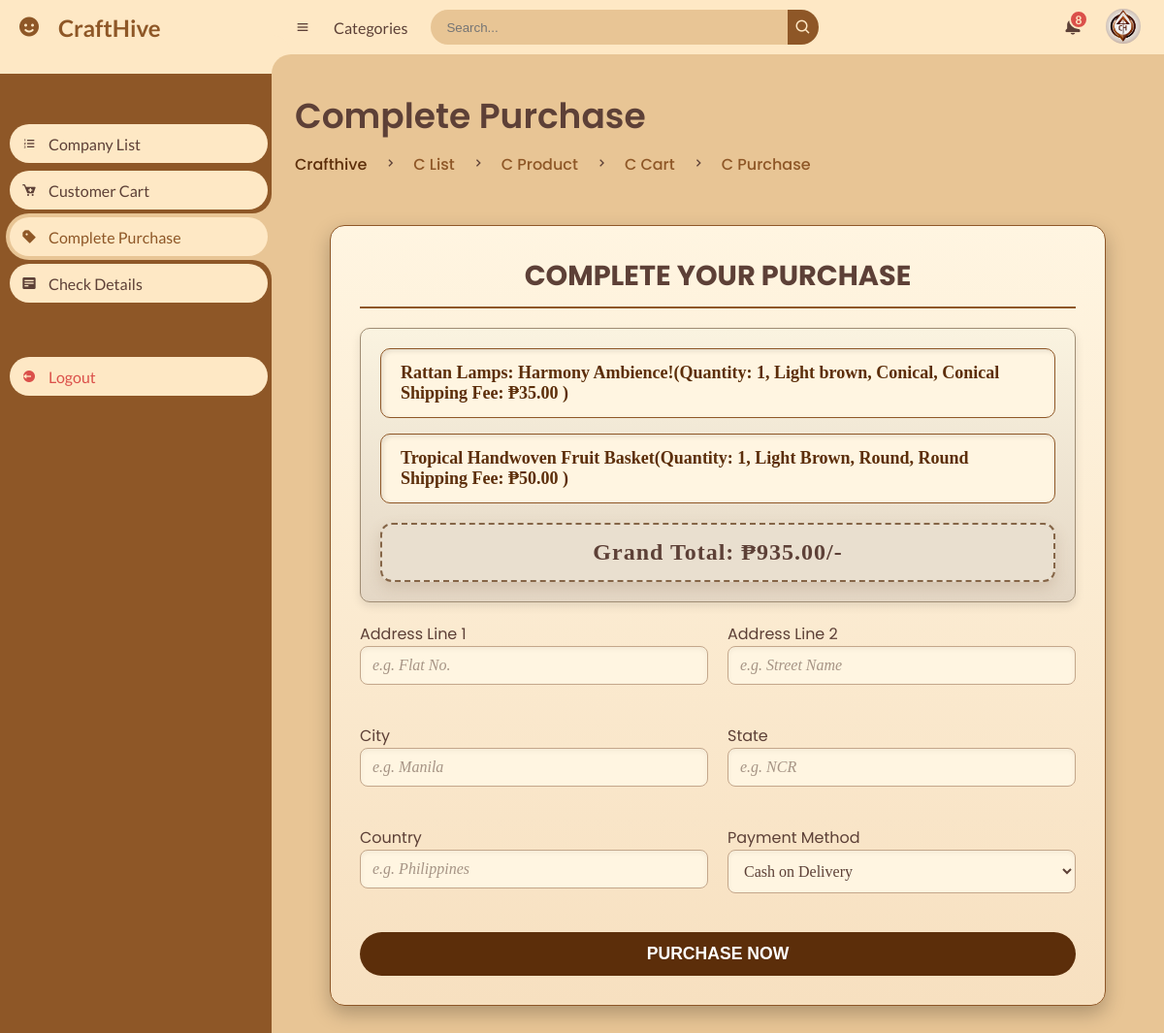
The page /craft_opening/craft_buyer/checkout.php (signed in) on the database its author committed.
### tables this page shows
CREATE TABLE `cart` (
  `cart_id` int(11) NOT NULL,
  `cart_unique_id` int(11) DEFAULT NULL,
  `buyer_id` int(11) NOT NULL,
  `product_id` int(11) NOT NULL,
  `seller_id` int(11) NOT NULL,
  `company_rep_id` varchar(255) DEFAULT NULL,
  `delivery_id` int(11) DEFAULT NULL,
  `buyer_name` varchar(50) DEFAULT NULL,
  `delivery_name` varchar(255) DEFAULT NULL,
  `product_name` varchar(255) NOT NULL,
  `seller_name` varchar(50) DEFAULT NULL,
  `price` decimal(10,2) NOT NULL,
  `image` varchar(255) DEFAULT NULL,
  `quantity` int(11) NOT NULL DEFAULT 1,
  `size` varchar(100) DEFAULT NULL,
  `color` varchar(100) DEFAULT NULL,
  `shape` varchar(100) DEFAULT NULL,
  `stocks` int(11) DEFAULT NULL,
  `shipping_fee` int(11) DEFAULT NULL,
  `created_at` timestamp NOT NULL DEFAULT current_timestamp(),
  `updated_at` timestamp NOT NULL DEFAULT current_timestamp() ON UPDATE current_timestamp()
);

### craft_opening/craft_buyer/checkout.php (the view, shortened to what this page needs)
<?php
@include '../connection/connect.php';
?>
<!DOCTYPE html>
<html lang="en">
<head>
  <link rel="stylesheet" href="https://cdnjs.cloudflare.com/ajax/libs/font-awesome/6.0.0/css/all.min.css">
   <link href='https://unpkg.com/boxicons@2.0.9/css/boxicons.min.css' rel='stylesheet'>
   <link rel="stylesheet" href="../../css/design.css">
<link rel="stylesheet" href="checkout.css">
</head>
<body>
<section id="sidebar">
		<a href="#" class="brand">
			<i class='bx bxs-smile'></i>
			<span class="text">CraftHive</span>
		</a>
		<ul class="side-menu top">
			<li>
				<a href="company.php">
					<i class='bx bx-list-ol' ></i>
					<span class="text">Company List</span>
				</a>
			</li>
			<li>
				<a href="cart.php">
					<i class='bx bxs-cart-add' ></i>
					<span class="text">Customer Cart</span>
				</a>
			</li>
			<li class="active">
				<a href="checkout.php">
					<i class='bx bxs-purchase-tag-alt' ></i>
					<span class="text">Complete Purchase </span>
				</a>
			</li>
			<li>
				<a href="order.php">
					<i class='bx bxs-detail' ></i>
					<span class="text">Check Details</span>
				</a>
			</li>
		</ul>
		<ul class="side-menu">
			<li>
				<a href="logout.php" class="logout">
					<i class='bx bxs-log-out-circle' ></i>
					<span class="text">Logout</span>
				</a>
			</li>
		</ul>
	</section>
	<section id="content">
		<nav>
			<i class='bx bx-menu' ></i>
			<a href="#" class="nav-link">Categories</a>
			<form action="#">
				<div class="form-input">
					<input type="search" placeholder="Search...">
					<button type="submit" class="search-btn"><i class='bx bx-search' ></i></button>
				</div>
			</form>
			<a href="#" class="notification">
				<span class="num">8</span>
			</a>
            <a href="#" class="profile">
    <img src="../uploaded_profile/CH-logo.png" alt="Profile Image">
</a>
		</nav>
		<main>
        <div class="head-title">
				<div class="left">
                <h1>Complete Purchase</h1>
					<ul class="breadcrumb">
						<li>
							<a href="company.php">Crafthive</a>
						</li>
						<li><i class='bx bx-chevron-right' ></i></li>
						<li>
							<a class="active" href="company.php"> C List</a>
						</li>
                        <li><i class='bx bx-chevron-right' ></i></li>
						<li>
							<a class="active" href="company_product.php">C Product</a>
						</li>
                        <li><i class='bx bx-chevron-right' ></i></li>
						<li>
							<a class="active" href="cart.php">C Cart</a>
						</li>
                        <li><i class='bx bx-chevron-right' ></i></li>
						<li>
							<a class="active" href="checkout.php"> C Purchase</a>
						</li>
					</ul>
				</div>
			</div>
<section>
<div class="container">
<section class="checkout-form">
<h3>Complete your Purchase</h3>
   <form action="" method="post">
   <div class="display-order">
   <?php
      $buyer_id = $_SESSION['unique_id'];
       $company_rep_id = isset($_GET['company_rep_id']) ? mysqli_real_escape_string($conn, $_GET['company_rep_id']) : null;
        $select_cart = mysqli_query($conn, "SELECT * FROM `cart` WHERE buyer_id = '$buyer_id' " . ($company_rep_id ? " AND company_rep_id = '$company_rep_id' " : "") . "");
      $grand_total = 0;
      if (mysqli_num_rows($select_cart) > 0) {
         while ($fetch_cart = mysqli_fetch_assoc($select_cart)) {
            $total_price = ($fetch_cart['price'] * $fetch_cart['quantity']) + $fetch_cart['shipping_fee'];
             $grand_total += $total_price;
     ?>
             <span><?= $fetch_cart['product_name']; ?>(Quantity: <?= $fetch_cart['quantity']; ?>, <?= $fetch_cart['color']; ?>, <?= $fetch_cart['shape']; ?>, <?= $fetch_cart['shape']; ?> Shipping Fee: ₱<?= number_format($fetch_cart['shipping_fee'], 2)?> )</span>
     <?php
         }
     } else {
         echo "<div class='display-order'><span>Your cart is empty!</span></div>";
     }
   ?>
   <div class="grand-total-container">
    <span class="grand-total">Grand Total: ₱<?= number_format($grand_total, 2) ?>/-</span>
</div>
</div>
      <div class="flex">
         <div class="inputBox">
            <span>Address Line 1</span>
            <input type="text" placeholder="e.g. Flat No." name="flat" class=box required>
         </div>
         <div class="inputBox">
            <span>Address Line 2</span>
            <input type="text" placeholder="e.g. Street Name" name="street"  class=box required>
         </div>
         <div class="inputBox">
            <span>City</span>
            <input type="text" placeholder="e.g. Manila" name="city"  class=box  class=box required>
         </div>
         <div class="inputBox">
            <span>State</span>
            <input type="text" placeholder="e.g. NCR" name="state"  class=box required>
         </div>
         <div class="inputBox">
            <span>Country</span>
            <input type="text" placeholder="e.g. Philippines" name="country"  class=box required>
         </div>
         <div class="inputBox">
    <span>Payment Method</span>
    <select name="payment" id="paymentMethod" onchange="toggleGcashReference()" required>
        <option value="cash on delivery" selected>Cash on Delivery</option>
    </select>
</div>
      </div>
      <br>
      <input type="submit" value="Purchase now" name="order_btn" class="btn">
   </form>
</section>
</div>
</body>
</html>

### craft_opening/craft_buyer/checkout.css (style rules this page uses)
:root { --dark: #5D4037; --blue: #8E5727; --grey-light: #E8C595; --main-bg: #E0E0E0; --light: #FEE8C5; --yellow: #FFD54F; --orange: #FF8A65; --white: #FEE8C5; --grey: #E8C595; }
#sidebar { background-color: #8E5727; }
#sidebar a { color: pink; }
#sidebar .active a { background-color: #3E2723; }
:root { --primary-color: #5D4037; --primary-gradient: linear-gradient(135deg, #5D4037, #4A3229); --hover-gradient: linear-gradient(135deg, #6F5148, #4A3229); --input-bg: #FFFFFF; --input-border: #D3C4B1; --input-focus-border: #5D4037; --font-color: #5D4037; --placeholder-color: #A69485; --background-color: #FDFBF8; }
.container { max-width: 600px; margin: 50px auto; padding: 30px; background: linear-gradient(to bottom, #FFF5E1, #F7E0C0); border-radius: 15px; box-shadow: 0 8px 20px rgba(0, 0, 0, 0.25); border: 1px solid #8E5727; }
.container h3 { font-size: 1.8em; text-align: center; color: var(--primary-color); margin-bottom: 20px; text-transform: uppercase; border-bottom: 2px solid #8E5727; padding-bottom: 10px; }
.box { width: 100%; height: 40px; padding: 8px 12px; border: 1px solid #8E5727; border-radius: 8px; background-color: #FFF5E1; font-size: 16px; color: #3E2723; margin-bottom: 20px; box-shadow: inset 2px 2px 5px rgba(0, 0, 0, 0.1); transition: all 0.3s ease; }
.box::placeholder { color: var(--placeholder-color); font-style: italic; }
.btn { width: 100%; padding: 12px 20px; background: #5C2E0A; border: none; border-radius: 25px; color: #FFFFFF; font-size: 1.1em; font-weight: bold; text-transform: uppercase; cursor: pointer; transition: all 0.3s ease; }
#content main .head-title .left .breadcrumb li a { color: #5C2E0A; pointer-events: none; font-weight: 500; }
.display-order { margin: 20px auto; padding: 20px; background: linear-gradient(to bottom, #faf3e0, #e4d7c5); border: 1px solid #a08d74; border-radius: 10px; box-shadow: 0 4px 10px rgba(0, 0, 0, 0.1); overflow: hidden; font-family: 'Cormorant Garamond', serif; }
.display-order > span { display: flex; flex-grow: 1; flex-basis: 300px; margin-bottom: 16px; background-color: #FFF5E1; border-radius: 10px; padding: 14px 20px; justify-content: space-between; align-items: flex-start; border-left: 10px solid #856547; font-size: 16px; font-weight: bold; color: #5C2E0A; box-shadow: inset 2px 2px 5px rgba(0, 0, 0, 0.1); border: 1px solid #8E5727; transition: all 0.3s ease; }
.grand-total-container { text-align: center; margin-top: 20px; padding: 15px; background: #e9dfcf; border: 2px dashed #856547; border-radius: 12px; box-shadow: 0 6px 15px rgba(133, 101, 71, 0.2); }
.grand-total { font-weight: 700; font-size: 22px; color: #5D4037; letter-spacing: 1px; }
.flex { display: flex; flex-wrap: wrap; gap: 20px; justify-content: space-between; }
.inputBox { flex: 1 1 calc(50% - 20px); margin-bottom: 0px; }
.inputBox span { color: #5D4037; }
.inputBox select, .inputBox input { width: 100%; padding: 12px; border: 1px solid #c4a78b; border-radius: 8px; font-size: 16px; background: #FFF5E1; color: #5D4037; font-family: 'Cormorant Garamond', serif; box-shadow: inset 0 2px 5px rgba(0, 0, 0, 0.05); }
@media screen and (min-width: 1024px) { .container { max-width: 800px; } }
@media screen and (min-width: 1024px) { .display-order > span { font-size: 18px; } }
@media screen and (min-width: 1024px) { .grand-total { font-size: 24px; } }

### rows shown on the page
cart: product_name "Rattan Lamps: Harmony Ambience!", quantity "1", color "Light brown", shape "Conical", shipping_fee "35.00"
cart: product_name "Tropical Handwoven Fruit Basket", quantity "1", color "Light Brown", shape "Round", shipping_fee "50.00"

### other values the page prints
$grand_total "935.00"
